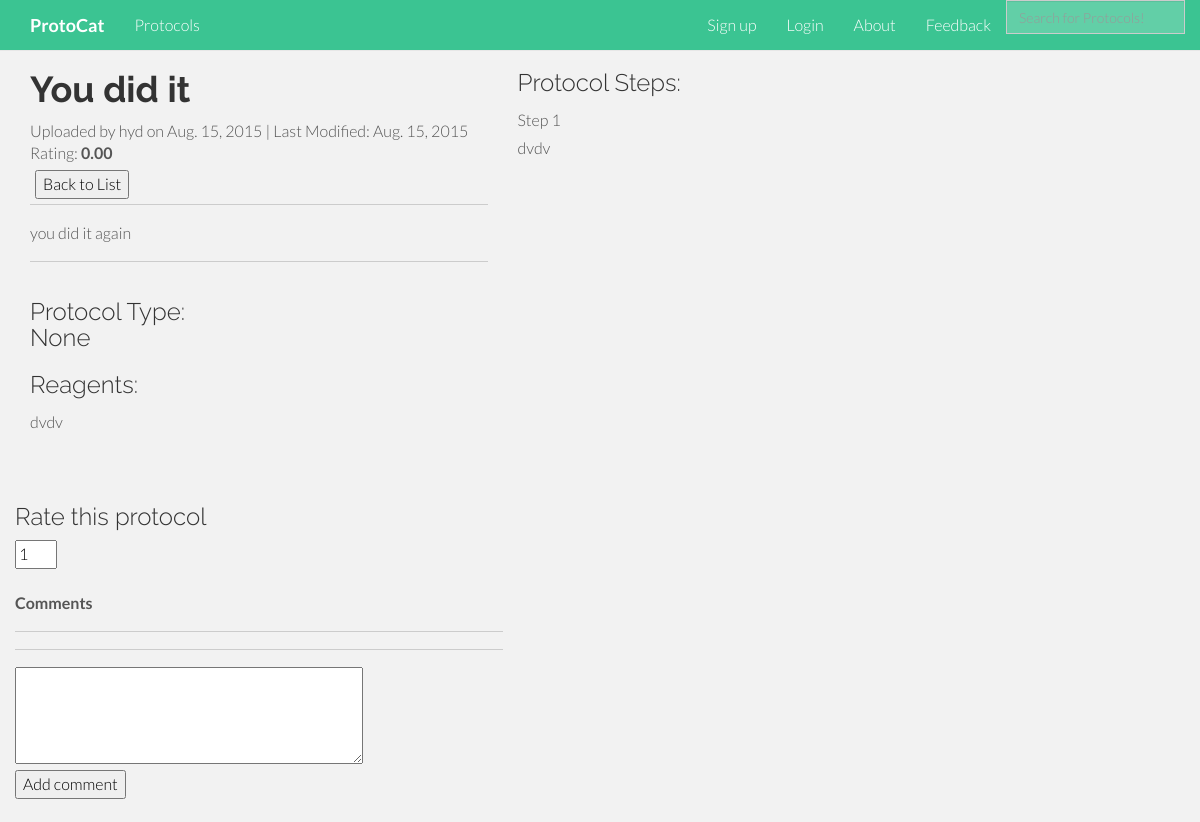
The app's page /protocol_display/97/, older data.
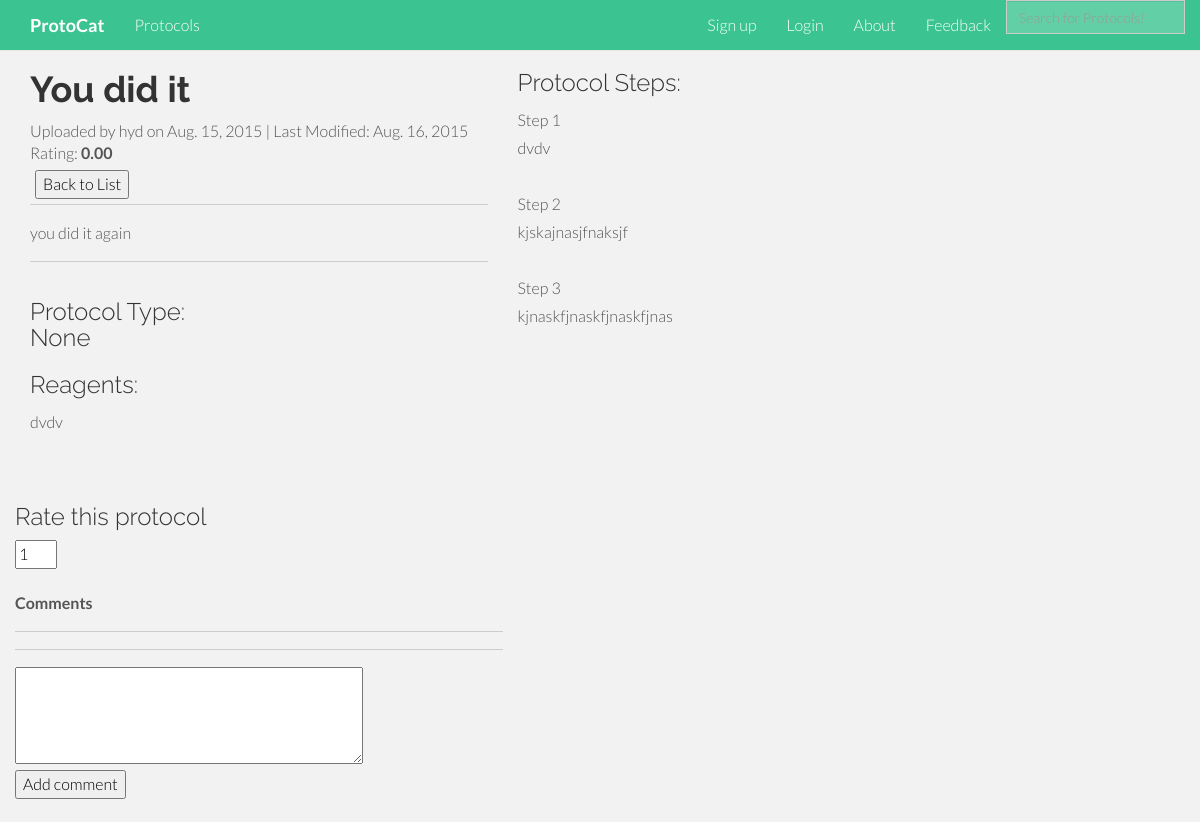
The same page, newer data.
### protocat_app/models.py (models this page shows)
class Protocol(models.Model):
    id = models.AutoField(primary_key=True)
    title = models.TextField()
    author = models.CharField(max_length=50)
    date_of_upload = models.DateField(auto_now_add=True)
    date_modified = models.DateField(auto_now=True)
    description = models.TextField(blank=True)
    protocol_type = models.CharField(max_length=2, choices=PROTOCOL_TYPES, null=True, blank=True)
    rating = models.DecimalField(
        validators=[MinValueValidator(0.0), MaxValueValidator(5.0)],
        max_digits=3, decimal_places=2, default=2.50)
    num_ratings = models.IntegerField(default=0)
    user_rated = models.TextField(default='')
    reagents = models.TextField(default='')
    protocol_steps = models.TextField(default='')

### protocat_app/views.py (the view)
# urls.py: url(r'^protocol_display/(?P<protocol_id>[0-9]+)/$', views.protocol_display, name='protocol_display'),
def protocol_display(request, protocol_id):
    protocol_items = Protocol.objects.get(id=protocol_id)
    steps = protocol_items.protocol_steps
    current_user = str(request.user)
    return render(request, 'protocat_app/protocol_display.html', {'protocol_items':protocol_items, 'steps':steps,'current_user':current_user})

### protocat_app/templates/protocat_app/protocol_display.html (shortened to what this page needs)
{% extends 'base.html' %}
{% load staticfiles %}
{% load comments %}
{% block content %}
    <div class="container">
        <div class="row">
            <div class="col-md-5">
                <h1><strong>{{protocol_items.title}}</strong></h1>
                Uploaded by {{protocol_items.author}} on
                {{protocol_items.date_of_upload}}
                | Last Modified: {{protocol_items.date_modified}}
                <br>
                Rating: <strong>{{protocol_items.rating}}</strong>
                <br>
                <form action="/protocol_list" style ='float: left; padding: 5px;'>
                    <input type="submit" value="Back to List">
                </form>
                <br>
                <hr>
                {% if protocol_items.description %}
                {{protocol_items.description}}
                <hr>
                {% endif %}
                <div class="row">
                    <div class="col-md-5">
                        <h3>Protocol Type:  {{protocol_items.protocol_type}}</h3>
                        <h3>Reagents: </h3> <p>{{protocol_items.reagents|linebreaksbr}}</p>
                    </div>
                    <div class="row">
                        <div class="col-md-12">
                            {% if current_user not in protocol_items.user_rated %}
                            <br>
                            <h3>Rate this protocol</h3>
                            <form method="POST" action="/rating/{{protocol_items.id}}/">
                                <input type="number" value="1" name="rating" min="1" max="5">
                            </form>
                            <br>
                            {% endif %}
                            <strong>Comments</strong>
                            <hr>
                            {% get_comment_form for protocol_items as form %}
                            <hr>
                            <table>
                                <form action="{% comment_form_target %}" method="post">
                                    <textarea name="comment" rows="4" cols="40"></textarea>
                                    <br>
                                    <input type="submit" value="Add comment" id="id_submit">
                                    <br><br>
                                </form>
                            </table>
                        </div>
                    </div>
                </div>
            </div>
            <div class="col-md-7">
                <h3>Protocol Steps: </h3> <p>{{steps|linebreaksbr}}</p>
            </div>
        </div>
{% endblock %}
            {% get_comment_form for protocol_items as form %}

Row changes from the older to the newer data that the page shows:
changed Protocol "You did it": date_modified "Aug. 15, 2015" → "Aug. 16, 2015"; protocol_steps "Step 1 dvdv" → "Step 1 dvdv Step 2 kjskajnasjfnaksjf Step 3 kjnaskfjnaskfjnaskfjnas"
